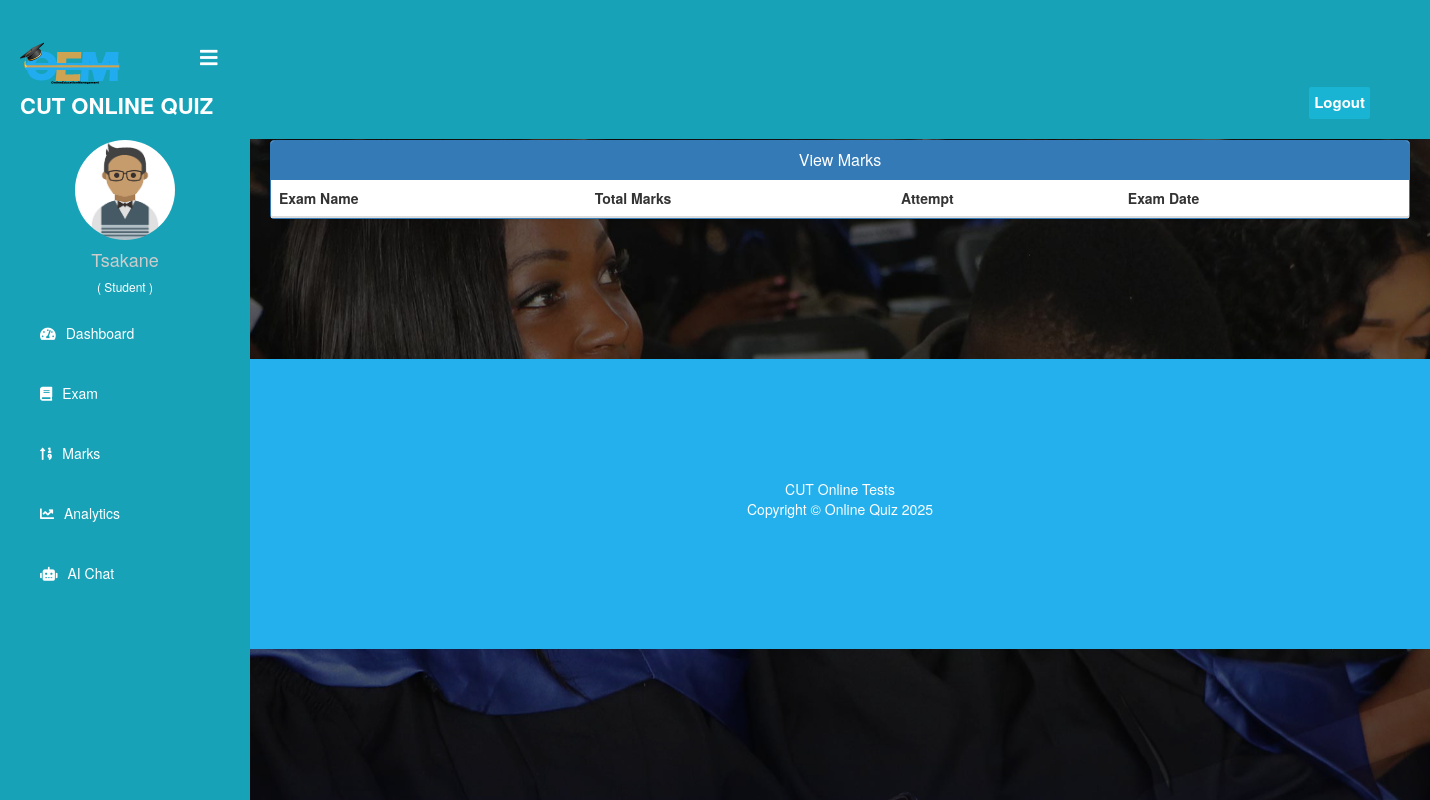
Page /student/check-marks/3 (signed in) on the earlier database version.
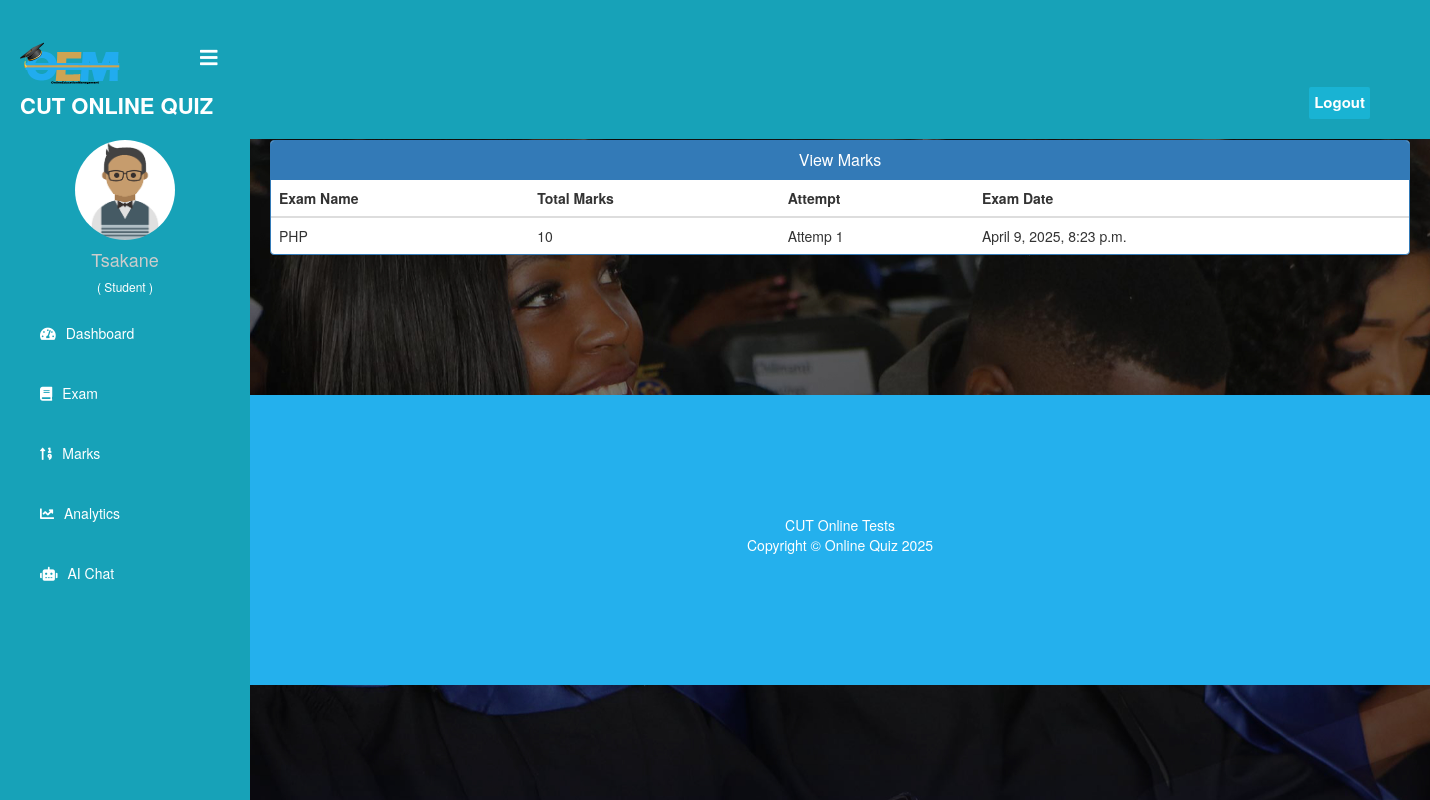
Same page on the later database version.
### quiz/models.py (models this page shows)
class Result(models.Model):
    student = models.ForeignKey(Student,on_delete=models.CASCADE)
    exam = models.ForeignKey(Course,on_delete=models.CASCADE)
    marks = models.PositiveIntegerField()
    date = models.DateTimeField(auto_now=True)

class Course(models.Model):
   course_name = models.CharField(max_length=50)
   question_number = models.PositiveIntegerField()
   total_marks = models.PositiveIntegerField()
   def __str__(self):
        return self.course_name

### student/views.py (the view)
# urls.py: path('check-marks/<int:pk>', views.check_marks_view, name='check-marks'),
@login_required(login_url='studentlogin')
@user_passes_test(is_student)
def check_marks_view(request, pk):
    course=QMODEL.Course.objects.get(id=pk)
    student = models.Student.objects.get(user_id=request.user.id)
    results= QMODEL.Result.objects.all().filter(exam=course).filter(student=student)
    return render(request,'student/check_marks.html',{'results':results})

### student/views.py (called while the page is built)
def is_student(user):
    return user.groups.filter(name='STUDENT').exists()

### templates/student/check_marks.html (shortened to what this page needs)
{% extends 'student/studentbase.html' %}
{% block content %}
{%load static%}
<head>
  <link href="//netdna.bootstrapcdn.com/bootstrap/3.0.0/css/bootstrap.min.css" rel="stylesheet" id="bootstrap-css">
</head>
<br><br>
<div class="container">
  <div class="panel panel-primary">
    <div class="panel-heading">
      <h6 class="panel-title">View Marks</h6>
    </div>
    <table class="table table-hover" id="dev-table">
      <thead>
        <tr>
          <th>Exam Name</th>
          <th>Total Marks</th>
          <th>Attempt</th>
          <th>Exam Date</th>
        </tr>
      </thead>
      {% for t in results %}
      <tr>
        <td> {{t.exam}}</td>
        <td> {{t.marks}}</td>
        <td>Attemp {{ forloop.counter }}</td>
        <td> {{t.date}}</td>
      </tr>
      {% endfor %}
    </table>
  </div>
</div>
<br><br><br><br><br><br>
{% endblock content %}

### templates/student/studentbase.html (shortened to what this page needs)
<!DOCTYPE html>
{% load static %}
<html lang="en" dir="ltr">
<head>
  <link rel="stylesheet" href="https://cdnjs.cloudflare.com/ajax/libs/font-awesome/5.12.1/css/all.min.css">
</head>
<body>
  <header>
    <label for="check">
      <i style="left: 200px;margin-top: 17px;"class="fas fa-bars" id="sidebar_btn"></i>
    </label>
    <div class="left_area">
      <img src="{% static "../static/image/assets/images/oem.png" %}" width="100rem" class="logo_image" alt="jj">
      <h3 style="color: var(--white);">CUT Online Quiz</h3>
    </div>
    <div class="right_area">
       <form action="{% url 'logout' %}" method="POST">
        <button class="logout_btn" type="submit">Logout</button>
    </form>
    </div>
  </header>
  <div class="sidebar">
    <br><br>
    <center>
      {% if student.profile_pic %}
      <img src="{{ student.profile_pic.url }}" class="profile_image" alt="Profile Picture">
  {% else %}
      <img src="{% static 'image/student.png' %}" class="profile_image" alt="Default Profile Picture">
  {% endif %}
      <h4>{{request.user.first_name}}</h4>
      <h6 style="color: rgb(255, 255, 255);">( Student )</h6>
    </center>
    <a href="/student/student-dashboard"><i class="fas fa-tachometer-alt"></i><span>Dashboard</span></a>
    <a href="/student/student-exam"><i class="fas fa-book"></i><span>Exam</span></a>
    <a href="/student/student-marks"><i class="fas fa-sort-numeric-up"></i><span>Marks</span></a>
    <a href="/student/analytics"><i class="fas fa-chart-line"></i><span>Analytics</span></a>
    <a href="/student/ai-chat"><i class="fas fa-robot"></i><span>AI Chat</span></a>
  </div>
  <div class="content">
    <br><br><br><br><br>
    {% block content %}
    {% endblock content %}
    {% include "quiz/footer.html" %}
  </div>
</body>
</html>

### templates/quiz/footer.html (shortened to what this page needs)
<!DOCTYPE html>
<html>
<head>
  <link rel="stylesheet" href="https://maxcdn.bootstrapcdn.com/font-awesome/4.7.0/css/font-awesome.min.css">
</head>
<footer>
  <br>
  <div class="container">
    <div class="row">
      <div class="col-md-12 col-sm-12">
        <div style="color:#ffffff;" class="wow fadeInUp footer-copyright">
          <p>CUT Online Tests <br>
            Copyright &copy; Online Quiz 2025 </p><br>
        </div>
      </div>
    </div>
  </div>
</footer>
</html>

### templates/student/studentbase.html (style rules this page uses)
:root { --blue: #24b0ed; --indigo: #6610f2; --purple: #6f42c1; --pink: #e83e8c; --red: #dc3545; --orange: #fd7e14; --yellow: #ffc107; --green: #28a745; --teal: #20c997; --cyan: #17a2b8; --white: #fff; --gray: #6c757d; --gray-dark: #343a40; --primary: #24b0ed; --secondary: #6c757d; --success: #28a745; --info: #17a2b8; --warning: #ffc107; --danger: #dc3545; --light: #f8f9fa; --dark: #343a40; --breakpoint-xs: 0; --breakpoint-sm: 576px; --breakpoint-md: 768px; --breakpoint-lg: 992px; --breakpoint-xl: 1200px; --font-family-sans-serif: -apple-system, BlinkMacSystemFont, "Segoe UI", Roboto, "Helvetica Neue", Arial, "Noto Sans", sans-serif, "Apple Color Emoji", "Segoe UI Emoji", "Segoe UI Symbol", "Noto Color Emoji"; --font-family-monospace: SFMono-Regular, Menlo, Monaco, Consolas, "Liberation Mono", "Courier New", monospace; }
a:link { text-decoration: none; }
body { margin: 0; padding: 0; font-family: "Gill Sans", sans-serif;; }
header { position: fixed; background: var(--cyan); padding: 20px; width: 100%; z-index: 1; }
.left_area h3 { color: #fff; margin: 0px; text-transform: uppercase; font-size: 22px; font-weight: 900; }
.logout_btn { padding: 5px; background: #19B3D3; text-decoration: none; float: right; margin-top: -30px; margin-right: 40px; border-radius: 2px; font-size: 15px; font-weight: 600; color: #fff; transition: 0.5s; border:none; }
.sidebar { background: var(--cyan); margin-top: 70px; padding-top: 30px; position: fixed; left: 0; width: 250px; height: 100%; transition: 0.5s; transition-property: left; }
.sidebar .profile_image { width: 100px; height: 100px; border-radius: 100px; margin-bottom: 10px; }
.sidebar h4 { color: #ccc; margin-top: 0; }
.sidebar a { color: #fff; display: block; width: 100%; line-height: 60px; text-decoration: none; padding-left: 40px; box-sizing: border-box; transition: 0.5s; }
.sidebar i { padding-right: 10px; }
label #sidebar_btn { z-index: 1; color: #fff; position: fixed; cursor: pointer; left: 300px; font-size: 20px; margin: 5px 0; transition: 0.5s; transition-property: color; }
.content { margin-left: 250px; background: url(./../../static/image/assets/images/back2.jpg) no-repeat; background-position: center; background-size: cover; height: 100vh; transition: 0.5s; }

### templates/student/check_marks.html (style rules this page uses)
a:link { text-decoration: none; }
h6 { text-align: center; }
.row { margin: 100px; }

### templates/quiz/footer.html (style rules this page uses)
:root { --blue: #24b0ed; --indigo: #6610f2; --purple: #6f42c1; --pink: #e83e8c; --red: #dc3545; --orange: #fd7e14; --yellow: #ffc107; --green: #28a745; --teal: #20c997; --cyan: #17a2b8; --white: #fff; --gray: #6c757d; --gray-dark: #343a40; --primary: #24b0ed; --secondary: #6c757d; --success: #28a745; --info: #17a2b8; --warning: #ffc107; --danger: #dc3545; --light: #f8f9fa; --dark: #343a40; --breakpoint-xs: 0; --breakpoint-sm: 576px; --breakpoint-md: 768px; --breakpoint-lg: 992px; --breakpoint-xl: 1200px; --font-family-sans-serif: -apple-system, BlinkMacSystemFont, "Segoe UI", Roboto, "Helvetica Neue", Arial, "Noto Sans", sans-serif, "Apple Color Emoji", "Segoe UI Emoji", "Segoe UI Symbol", "Noto Color Emoji"; --font-family-monospace: SFMono-Regular, Menlo, Monaco, Consolas, "Liberation Mono", "Courier New", monospace; }
footer { padding: 0px 0px 0px 0px; background-color: var(--blue); margin: 0px; }
p { text-align: center; }

Differences in the rows shown:
added Result: exam "PHP", marks "10", date "April 9, 2025, 8:23 p.m."
